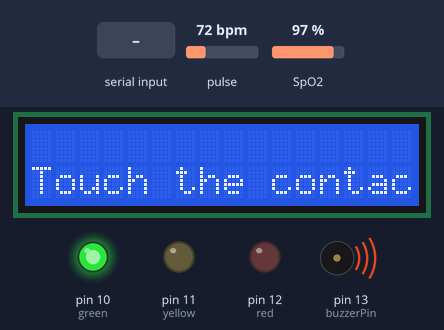
Recording of a sketch running on a simulated Arduino Uno, built with avr-gcc and run on an emulated ATmega328P. Parts: 16×2 character LCD, output pins drawn as LEDs (lit = HIGH), buzzer (waves = sounding, pin HIGH). Inputs (shaded band) come from the test bench; at power-on: pulse 72 bpm, SpO2 97 %. What the sketch prints to the serial monitor is not drawn.

Above: at 1.6 s.
1.7 s: "2\n" received over Serial
At 2.2 s:
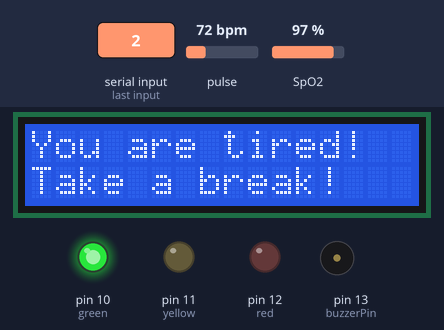
At 8.5 s:
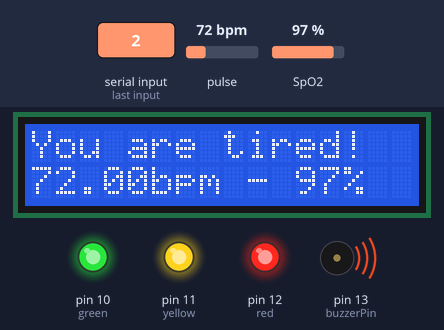
Timing chart, 0 to 10.0 s (numbered marks = the images above; inputs shaded):
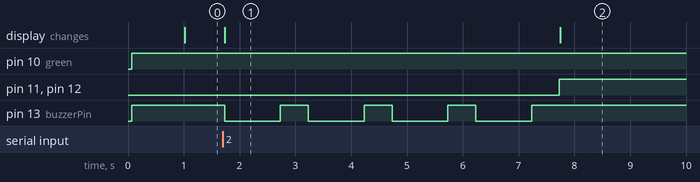

The sketch:

Alarm.ino
```cpp
#include <Wire.h>
#include <LiquidCrystal_I2C.h>
#include "MAX30100_PulseOximeter.h"

#define REPORTING_PERIOD_MS 1000

PulseOximeter pox;

uint32_t tsLastReport = 0;

int buzzerPin = 13;
int green = 10;
int yellow = 11;
int red = 12;
String info = "";

int tiredLevel = 0;
bool tired = false;

LiquidCrystal_I2C lcd(0x27, 16, 2); // Initialize the LCD with the correct address

void setup() {
  Serial.begin(9600);

  Serial.print("Initializing pulse oximeter..");
  if (!pox.begin()) {
      Serial.println("FAILED");
      for(;;);
  } else {
      Serial.println("SUCCESS");
  }
    pox.setIRLedCurrent(MAX30100_LED_CURR_7_6MA);

  // Register a callback for the beat detection
  pox.setOnBeatDetectedCallback(onBeatDetected);

  lcd.init();                 //Init the LCD
  lcd.backlight();            //Activate backlight
  lcd.home();
  lcd.clear();

  pinMode(buzzerPin, OUTPUT);
  digitalWrite(buzzerPin, HIGH);
  pinMode(green, OUTPUT);
  pinMode(yellow, OUTPUT);
  pinMode(red, OUTPUT);
}

void onBeatDetected()
{
    Serial.println("Beat!");
}

void tiredAlarm() {
  lcd.clear();
  lcd.setCursor(0, 0);
  lcd.print("You are tired!");
  lcd.setCursor(0, 1);
  lcd.print("Take a break!");
  for (int i = 0; i <= 3; i++) {
    digitalWrite(buzzerPin, LOW);
    delay(1000);
    digitalWrite(buzzerPin, HIGH);
    delay(500);
  }
  tired = false;
}

void loop() {
  pox.update();
  if (millis() - tsLastReport > REPORTING_PERIOD_MS) {
    if(pox.getSpO2() > 0) {
      lcd.setCursor(0, 1); // Set cursor position
      info = String(pox.getHeartRate()) + "bpm - " + String(pox.getSpO2()) + "%";
      lcd.print(info); // Print to LCD
      Serial.println(info);

      if(pox.getHeartRate() < 30 || pox.getSpO2() < 80) {
        tiredLevel = 1;
      }

    } else {
      lcd.setCursor(0, 1); // Set cursor position
      lcd.print("Touch the contact"); // Print to LCD
    }
    tsLastReport = millis();
  }

  if (Serial.available() > 0) {
    int signal = Serial.parseInt();
    if (signal == 2) {
      tired = true;
      tiredLevel = 2;
    }
  }
  if (tired) {
    tiredAlarm();
  }
  if (tiredLevel == 0) {
    digitalWrite(green, HIGH);
    digitalWrite(yellow, LOW);
    digitalWrite(red, LOW);
  } else if (tiredLevel == 1) {
    digitalWrite(green, HIGH);
    digitalWrite(yellow, HIGH);
    digitalWrite(red, LOW);
  } else {
    digitalWrite(green, HIGH);
    digitalWrite(yellow, HIGH);
    digitalWrite(red, HIGH);
  }
}
```

Measured:
- after the input at 1.7 s, pin 11 (yellow), pin 12 (red): LOW → HIGH after 6.0 s; pin 13 (buzzerPin): alternates HIGH for 0.50 s and LOW for 1.0 s, 8 changes in all, then stays HIGH, starting at once; the display: changes at once (image 1)
- what the display in image 1 shows lasts 6.0 s, from 1.7 s to 7.7 s
